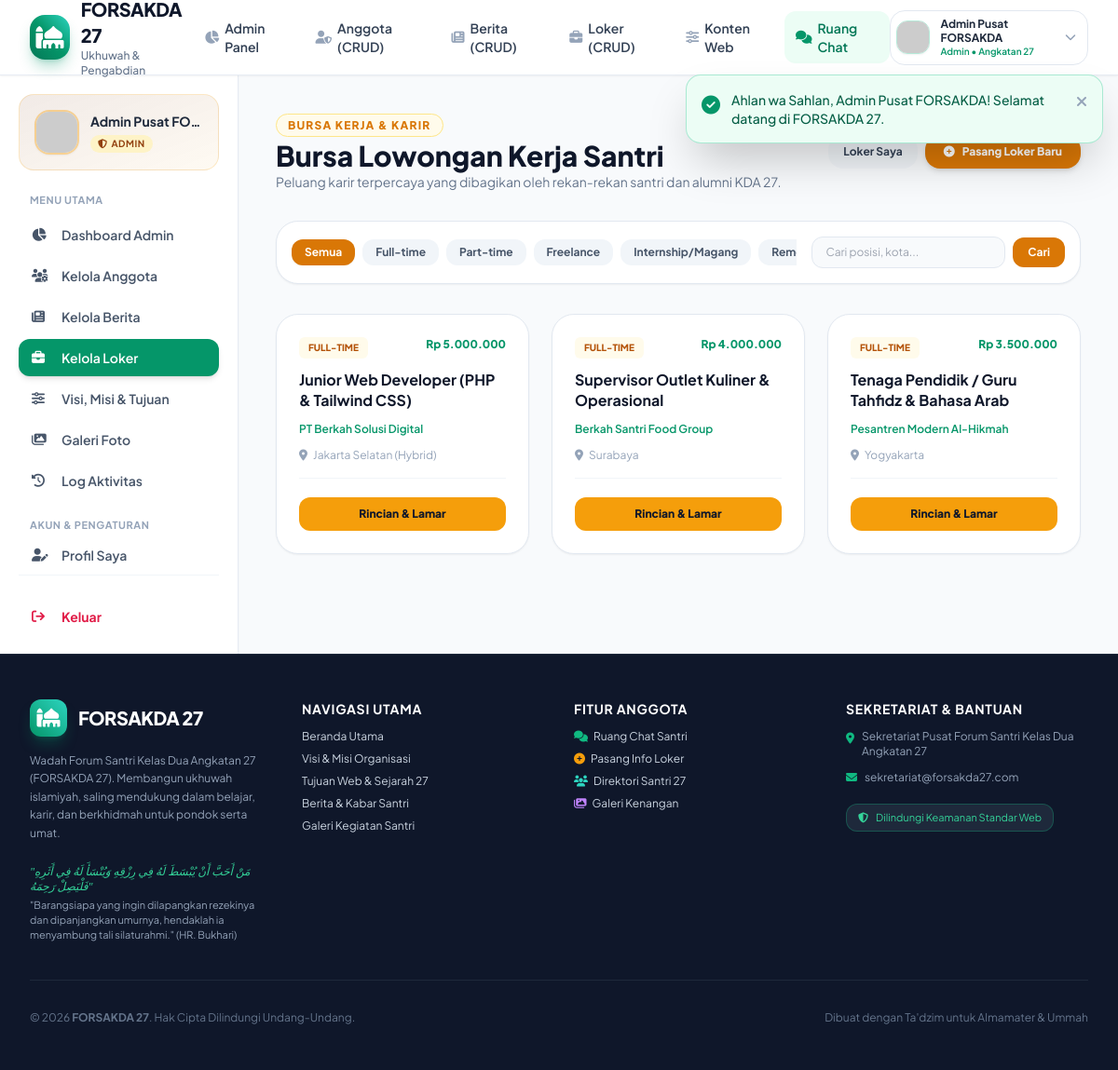
The page /views/member/loker.php (signed in) on the database its author committed.
### tables this page shows
CREATE TABLE IF NOT EXISTS `job_vacancies` (
  `id` INT AUTO_INCREMENT PRIMARY KEY,
  `user_id` INT NOT NULL,
  `posisi` VARCHAR(150) NOT NULL,
  `perusahaan` VARCHAR(150) NOT NULL,
  `lokasi` VARCHAR(100) NOT NULL,
  `tipe_pekerjaan` ENUM('Full-time', 'Part-time', 'Freelance', 'Internship/Magang', 'Remote') DEFAULT 'Full-time',
  `gaji_min` BIGINT NULL DEFAULT 0,
  `gaji_max` BIGINT NULL DEFAULT 0,
  `deskripsi` LONGTEXT NOT NULL,
  `kualifikasi` LONGTEXT NULL,
  `kontak_lamaran` VARCHAR(255) NOT NULL,
  `logo_perusahaan` VARCHAR(255) NULL,
  `status` ENUM('open', 'closed', 'pending') DEFAULT 'open',
  `created_at` DATETIME DEFAULT CURRENT_TIMESTAMP,
  `updated_at` DATETIME DEFAULT CURRENT_TIMESTAMP ON UPDATE CURRENT_TIMESTAMP,
  INDEX (`user_id`),
  INDEX (`status`),
  INDEX (`tipe_pekerjaan`)
);

### config/security.php (called while the page is built, shortened)
<?php
function e(?string $data): string {
    return htmlspecialchars($data, ENT_QUOTES | ENT_SUBSTITUTE, 'UTF-8');
}
function sanitize_input(?string $data): string {
    $data = trim($data);
    $data = stripslashes($data);
    return strip_tags($data);
}
function format_rupiah($number): string {
    return 'Rp ' . number_format($number, 0, ',', '.');
}

### views/member/loker.php (the view, shortened to what this page needs)
<?php
require_once __DIR__ . '/../../includes/header.php';
$pdo = Database::getConnection();
$q = sanitize_input($_GET['q'] ?? '');
$tipe = sanitize_input($_GET['tipe'] ?? '');
$sql = "SELECT j.*, u.nama as pemosting_nama, u.angkatan as pemosting_angkatan
        FROM job_vacancies j
        JOIN users u ON j.user_id = u.id
        WHERE j.status = 'open'";
$params = [];
$sql .= " ORDER BY j.created_at DESC";
$stmt = $pdo->prepare($sql);
$stmt->execute($params);
$jobs = $stmt->fetchAll();
$tipeList = ['Semua', 'Full-time', 'Part-time', 'Freelance', 'Internship/Magang', 'Remote'];
?>
<div class="flex-1 flex flex-col md:flex-row bg-slate-50 dark:bg-slate-950">
    <?php require_once __DIR__ . '/../../includes/sidebar.php'; ?>
    <main class="flex-1 p-6 sm:p-10 space-y-8 overflow-y-auto">
        <div class="flex flex-col sm:flex-row sm:items-center justify-between gap-4">
            <div>
                <span class="text-xs font-extrabold uppercase tracking-widest text-amber-600 bg-amber-50 px-3 py-1 rounded-full border border-amber-200">
                    Bursa Kerja & Karir
                </span>
                <h1 class="text-2xl sm:text-3xl font-black text-slate-900 dark:text-white mt-1">
                    Bursa Lowongan Kerja Santri
                </h1>
                <p class="text-slate-500 dark:text-slate-400 text-xs sm:text-sm">
                    Peluang karir terpercaya yang dibagikan oleh rekan-rekan santri dan alumni KDA 27.
                </p>
            </div>
            <div class="flex items-center gap-2">
                <a href="<?php echo BASE_URL; ?>/views/member/loker-saya.php" class="px-4 py-2.5 bg-slate-100 dark:bg-slate-800 text-slate-700 dark:text-slate-300 font-bold rounded-2xl text-xs hover:bg-slate-200 transition">
                    Loker Saya
                </a>
                <a href="<?php echo BASE_URL; ?>/views/member/loker-tambah.php" class="px-5 py-2.5 bg-amber-600 hover:bg-amber-500 text-white font-extrabold rounded-2xl shadow-md text-xs transition flex items-center gap-2">
                    <i class="fa-solid fa-plus-circle"></i>
                    <span>Pasang Loker Baru</span>
                </a>
            </div>
        </div>
        <div class="bg-white dark:bg-slate-900 p-4 rounded-3xl border border-slate-200 dark:border-slate-800 shadow-sm flex flex-col md:flex-row items-center justify-between gap-4">
            <div class="flex items-center gap-2 overflow-x-auto w-full md:w-auto pb-2 md:pb-0">
                <?php foreach ($tipeList as $t): ?>
                    <?php
                    $isActive = ($tipe === $t) || (empty($tipe) && $t === 'Semua');
                    $linkUrl = ($t === 'Semua') ? BASE_URL . '/views/member/loker.php' : BASE_URL . '/views/member/loker.php?tipe=' . urlencode($t);
                    ?>
                    <a href="<?php echo $linkUrl; ?>" class="px-3.5 py-1.5 rounded-xl text-xs font-bold whitespace-nowrap transition <?php echo $isActive ? 'bg-amber-600 text-white shadow-sm' : 'bg-slate-100 dark:bg-slate-800 text-slate-600 dark:text-slate-300 hover:bg-amber-50'; ?>">
                        <?php echo e($t); ?>
                    </a>
                <?php endforeach; ?>
            </div>
            <form method="GET" action="" class="w-full md:w-72 flex items-center gap-2">
                <input type="text" name="q" value="<?php echo e($q); ?>" placeholder="Cari posisi, kota..." class="w-full px-3.5 py-2 bg-slate-50 dark:bg-slate-800 border border-slate-200 dark:border-slate-700 rounded-xl text-xs focus:outline-none focus:border-amber-500 text-slate-800 dark:text-slate-200">
                <button type="submit" class="px-4 py-2 bg-amber-600 text-white rounded-xl text-xs font-bold hover:bg-amber-500 transition">
                    Cari
                </button>
            </form>
        </div>
        <div class="grid grid-cols-1 md:grid-cols-2 lg:grid-cols-3 gap-6">
            <?php if (empty($jobs)): ?>
                <div class="col-span-3 text-center py-16 bg-white dark:bg-slate-900 rounded-3xl border border-slate-200 dark:border-slate-800 text-slate-400 text-sm">
                    <p>Tidak ada info lowongan kerja ditemukan.</p>
                </div>
            <?php else: ?>
                <?php foreach ($jobs as $job): ?>
                    <div class="bg-white dark:bg-slate-900 rounded-3xl p-6 border border-slate-200 dark:border-slate-800 shadow-sm flex flex-col justify-between hover:shadow-xl transition">
                        <div class="space-y-3">
                            <div class="flex items-start justify-between">
                                <span class="text-[10px] font-extrabold uppercase px-2.5 py-1 rounded-md bg-amber-50 dark:bg-amber-950 text-amber-700 dark:text-amber-300">
                                    <?php echo e($job['tipe_pekerjaan']); ?>
                                </span>
                                <span class="text-xs font-black text-emerald-600"><?php echo format_rupiah($job['gaji_min']); ?></span>
                            </div>
                            <h3 class="text-base font-bold text-slate-900 dark:text-white leading-snug">
                                <?php echo e($job['posisi']); ?>
                            </h3>
                            <p class="text-xs font-semibold text-brand-600"><?php echo e($job['perusahaan']); ?></p>
                            <p class="text-xs text-slate-400"><i class="fa-solid fa-location-dot mr-1"></i> <?php echo e($job['lokasi']); ?></p>
                        </div>
                        <div class="pt-5 mt-4 border-t border-slate-100 dark:border-slate-800">
                            <a href="<?php echo BASE_URL; ?>/views/public/loker-detail.php?id=<?php echo $job['id']; ?>" class="w-full py-2.5 px-4 bg-amber-500 hover:bg-amber-400 text-slate-900 font-extrabold rounded-xl text-xs text-center transition block">
                                Rincian & Lamar
                            </a>
                        </div>
                    </div>
                <?php endforeach; ?>
            <?php endif; ?>
        </div>
    </main>
</div>
<?php require_once __DIR__ . '/../../includes/footer.php'; ?>

### rows shown on the page
job_vacancies: tipe_pekerjaan "FULL-TIME", gaji_min "Rp 5.000.000", posisi "Junior Web Developer (PHP & Tailwind CSS)", perusahaan "PT Berkah Solusi Digital", lokasi "Jakarta Selatan (Hybrid)"
job_vacancies: tipe_pekerjaan "FULL-TIME", gaji_min "Rp 4.000.000", posisi "Supervisor Outlet Kuliner & Operasional", perusahaan "Berkah Santri Food Group", lokasi "Surabaya"
job_vacancies: tipe_pekerjaan "FULL-TIME", gaji_min "Rp 3.500.000", posisi "Tenaga Pendidik / Guru Tahfidz & Bahasa Arab", perusahaan "Pesantren Modern Al-Hikmah", lokasi "Yogyakarta"

### other values the page prints
$message "Ahlan wa Sahlan, Admin Pusat FORSAKDA! Selamat datang di FORSAKDA 27."
$currentUser['nama'] "Admin Pusat FORSAKDA"
$currentUser['role'] "Admin"
$user['nama'] "Admin Pusat FO…"
$user['role'] "ADMIN"
$t "Semua"
$t "Full-time"
$t "Part-time"
$t "Freelance"
$t "Internship/Magang"
APP_NAME "FORSAKDA 27"
